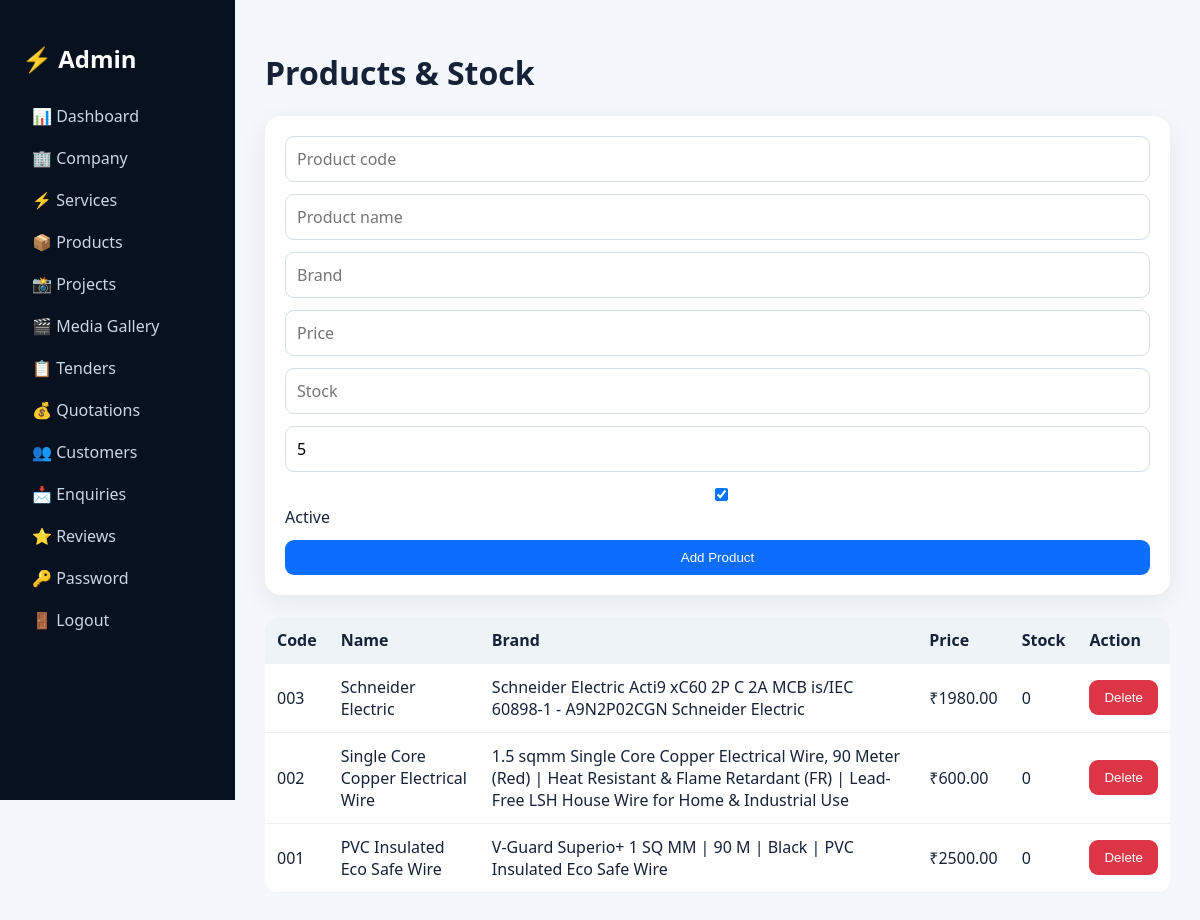
Screenshot of /admin/products (signed in) with the database file from the repository.
### electrical_business_pro/app.py (models this page shows)
class Product(db.Model):
 id=db.Column(db.Integer,primary_key=True); code=db.Column(db.String(80),default=''); name=db.Column(db.String(150),nullable=False); brand=db.Column(db.String(100),default=''); price=db.Column(db.Float,default=0); stock=db.Column(db.Integer,default=0); min_stock=db.Column(db.Integer,default=5); active=db.Column(db.Boolean,default=True)

### electrical_business_pro/app.py (the view)
@app.route('/admin/products',methods=['GET','POST'])
@auth
def admin_products():
 if request.method=='POST': db.session.add(Product(code=request.form.get('code',''),name=request.form['name'],brand=request.form.get('brand',''),price=float(request.form.get('price',0) or 0),stock=int(request.form.get('stock',0) or 0),min_stock=int(request.form.get('min_stock',5) or 5),active=bool(request.form.get('active')))); db.session.commit(); return redirect(url_for('admin_products'))
 return render_template('admin/products.html',items=Product.query.order_by(Product.id.desc()).all())

### electrical_business_pro/app.py (called while the page is built)
def site():
 s=Setting.query.first()
 if not s: s=Setting(); db.session.add(s); db.session.commit()
 return s

@app.context_processor
def globals(): return {'site':site()}

def auth(f):
 @wraps(f)
 def w(*a,**k): return f(*a,**k) if session.get('admin_id') else redirect(url_for('login'))
 return w

### electrical_business_pro/templates/admin/products.html
{% extends 'admin/layout.html' %}{% block admin %}<h1>Products & Stock</h1><div class="card"><form method="post" class="form"><input name="code" placeholder="Product code"><input name="name" placeholder="Product name" required><input name="brand" placeholder="Brand"><input name="price" type="number" step="0.01" placeholder="Price"><input name="stock" type="number" placeholder="Stock"><input name="min_stock" type="number" value="5" placeholder="Min stock"><label><input type="checkbox" name="active" checked> Active</label><button class="btn">Add Product</button></form></div><br><div class="tablewrap"><table class="table"><tr><th>Code</th><th>Name</th><th>Brand</th><th>Price</th><th>Stock</th><th>Action</th></tr>{% for x in items %}<tr><td>{{x.code}}</td><td>{{x.name}}</td><td>{{x.brand}}</td><td>₹{{'%.2f'|format(x.price)}}</td><td>{{x.stock}}</td><td><form method="post" action="{{url_for('product_delete',id=x.id)}}"><button class="btn danger">Delete</button></form></td></tr>{% endfor %}</table></div>{% endblock %}

### electrical_business_pro/static/css/style.css (style rules this page uses)
* { box-sizing:border-box }
body { margin:0;font-family:Segoe UI,Arial,sans-serif;background:#f4f7fb;color:#162238 }
.btn { border:0;border-radius:9px;padding:10px 15px;background:#0d6efd;color:#fff;cursor:pointer;display:inline-block }
.danger { background:#dc3545 }
.card,.stat { background:#fff;border-radius:16px;padding:20px;box-shadow:0 8px 28px #18324b12 }
.tablewrap { overflow:auto;background:#fff;border-radius:14px }
.table { width:100%;border-collapse:collapse;min-width:700px }
.table th,.table td { padding:12px;border-bottom:1px solid #edf1f5;text-align:left }
.table th { background:#eef3f8 }
.form { display:grid;gap:12px }
.form input,.form textarea,.form select { padding:11px;border:1px solid #d5dee8;border-radius:9px;font:inherit;width:100% }

### rows the page displays
Product: code "003", name "Schneider Electric", brand "Schneider Electric Acti9 xC60 2P C 2A MCB is/IEC 60898-1 - A9N2P02CGN Schneider Electric", price "1980.00", stock "0"
Product: code "002", name "Single Core Copper Electrical Wire", brand "1.5 sqmm Single Core Copper Electrical Wire, 90 Meter (Red) | Heat Resistant & Flame Retardant (FR) | Lead-Free LSH House Wire for Home & Industrial Use", price "600.00", stock "0"
Product: code "001", name "PVC Insulated Eco Safe Wire", brand "V-Guard Superio+ 1 SQ MM | 90 M | Black | PVC Insulated Eco Safe Wire", price "2500.00", stock "0"
